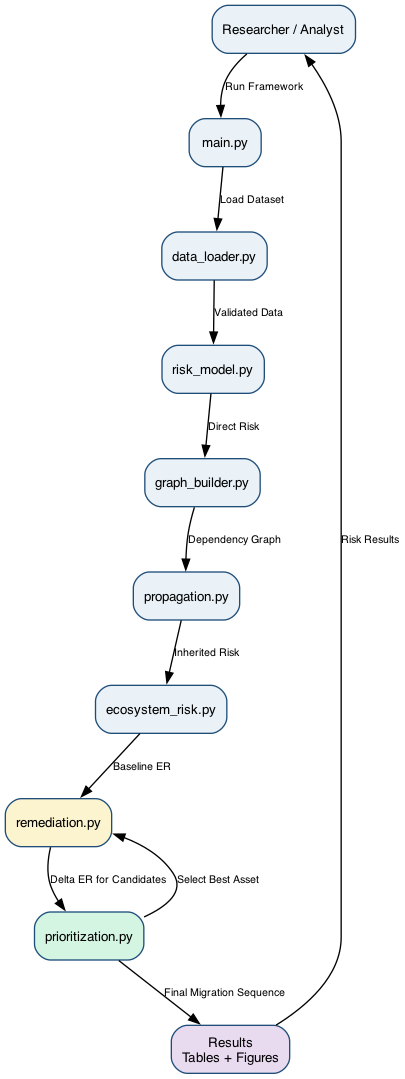

Generate this figure with Python:
from graphviz import Digraph

dot = Digraph("PQC_Sequence_Diagram", format="png")

dot.attr(
    rankdir="TB",
    nodesep="0.5",
    ranksep="0.55",
    bgcolor="white"
)

dot.attr(
    "node",
    shape="box",
    style="rounded,filled",
    fillcolor="#EAF2F8",
    color="#1F4E79",
    fontname="Times New Roman",
    fontsize="10"
)

dot.attr(
    "edge",
    fontname="Times New Roman",
    fontsize="8",
    arrowsize="0.8"
)

dot.node("researcher", "Researcher / Analyst")
dot.node("main", "main.py")
dot.node("loader", "data_loader.py")
dot.node("risk", "risk_model.py")
dot.node("graph", "graph_builder.py")
dot.node("propagation", "propagation.py")
dot.node("ecosystem", "ecosystem_risk.py")
dot.node(
    "remediation",
    "remediation.py",
    fillcolor="#FCF3CF"
)
dot.node(
    "priority",
    "prioritization.py",
    fillcolor="#D5F5E3"
)
dot.node(
    "results",
    "Results\nTables + Figures",
    fillcolor="#E8DAEF"
)

dot.edge(
    "researcher",
    "main",
    label="Run Framework"
)

dot.edge(
    "main",
    "loader",
    label="Load Dataset"
)

dot.edge(
    "loader",
    "risk",
    label="Validated Data"
)

dot.edge(
    "risk",
    "graph",
    label="Direct Risk"
)

dot.edge(
    "graph",
    "propagation",
    label="Dependency Graph"
)

dot.edge(
    "propagation",
    "ecosystem",
    label="Inherited Risk"
)

dot.edge(
    "ecosystem",
    "remediation",
    label="Baseline ER"
)

dot.edge(
    "remediation",
    "priority",
    label="Delta ER for Candidates"
)

dot.edge(
    "priority",
    "remediation",
    label="Select Best Asset",
    constraint="false"
)

dot.edge(
    "priority",
    "results",
    label="Final Migration Sequence"
)

dot.edge(
    "results",
    "researcher",
    label="Risk Results"
)

dot.render(
    "sequence_diagram",
    cleanup=True
)

print("Generated: sequence_diagram.png")
